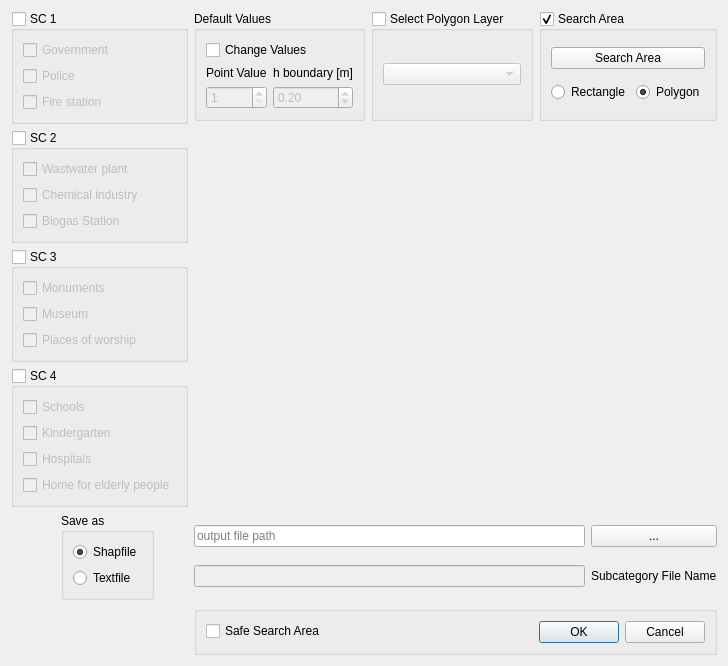
<?xml version="1.0" encoding="UTF-8"?>
<ui version="4.0">
 <class>Dialog</class>
 <widget class="QDialog" name="Dialog">
  <property name="geometry">
   <rect>
    <x>0</x>
    <y>0</y>
    <width>780</width>
    <height>665</height>
   </rect>
  </property>
  <property name="maximumSize">
   <size>
    <width>780</width>
    <height>665</height>
   </size>
  </property>
  <property name="windowTitle">
   <string>OSM Point Import for ProMaIDes SC-Module</string>
  </property>
  <property name="sizeGripEnabled">
   <bool>false</bool>
  </property>
  <layout class="QGridLayout" name="gridLayout" rowstretch="0,0,0,0,0,0,0,0,0,0,0,0" columnstretch="0,0,0,0,0,0,0,0,0">
   <property name="sizeConstraint">
    <enum>QLayout::SetFixedSize</enum>
   </property>
   <property name="leftMargin">
    <number>11</number>
   </property>
   <property name="topMargin">
    <number>11</number>
   </property>
   <item row="11" column="5">
    <widget class="QPushButton" name="HelpButton">
     <property name="maximumSize">
      <size>
       <width>80</width>
       <height>50</height>
      </size>
     </property>
     <property name="layoutDirection">
      <enum>Qt::LeftToRight</enum>
     </property>
     <property name="styleSheet">
      <string notr="true">QPushButton {
    color: #333;
    border: 0px solid #555;
    border-radius: 0px;
    border-style: outset;
    background: transparent;
    padding: 5px;
    }

</string>
     </property>
     <property name="text">
      <string/>
     </property>
     <property name="icon">
      <iconset>
       <normaloff>../icons/HelpButton.png</normaloff>../icons/HelpButton.png</iconset>
     </property>
     <property name="iconSize">
      <size>
       <width>25</width>
       <height>25</height>
      </size>
     </property>
    </widget>
   </item>
   <item row="9" column="5">
    <widget class="QGroupBox" name="groupBox">
     <property name="title">
      <string>Save as </string>
     </property>
     <layout class="QVBoxLayout" name="verticalLayout_5">
      <item>
       <widget class="QRadioButton" name="Shp_Button">
        <property name="text">
         <string>Shapfile</string>
        </property>
        <property name="checked">
         <bool>true</bool>
        </property>
        <attribute name="buttonGroup">
         <string notr="true">buttonGroup</string>
        </attribute>
       </widget>
      </item>
      <item>
       <widget class="QRadioButton" name="Txt_Button">
        <property name="enabled">
         <bool>true</bool>
        </property>
        <property name="text">
         <string>Textfile</string>
        </property>
        <property name="checked">
         <bool>false</bool>
        </property>
        <attribute name="buttonGroup">
         <string notr="true">buttonGroup</string>
        </attribute>
       </widget>
      </item>
     </layout>
    </widget>
   </item>
   <item row="0" column="2" colspan="6">
    <layout class="QVBoxLayout" name="verticalLayout_8">
     <item>
      <widget class="QgsCollapsibleGroupBox" name="SC1Box">
       <property name="minimumSize">
        <size>
         <width>0</width>
         <height>0</height>
        </size>
       </property>
       <property name="maximumSize">
        <size>
         <width>16777215</width>
         <height>16777215</height>
        </size>
       </property>
       <property name="toolTip">
        <string>Public buildings</string>
       </property>
       <property name="styleSheet">
        <string notr="true">QgsCollapsibleGroupBoxBasic::title, QgsCollapsibleGroupBox::title {  subcontrol-origin: margin;  subcontrol-position: top left;  margin-left: 20px;  margin-right: 5px;  left: 0px;  top: 1px;}QgsCollapsibleGroupBoxBasic::title, QgsCollapsibleGroupBox::title {  subcontrol-origin: margin;  subcontrol-position: top left;  margin-left: 20px;  margin-right: 5px;  left: 0px;  top: 2px;}QgsCollapsibleGroupBoxBasic::title, QgsCollapsibleGroupBox::title {  subcontrol-origin: margin;  subcontrol-position: top left;  margin-left: 20px;  margin-right: 5px;  left: 0px;  top: 1px;}QgsCollapsibleGroupBoxBasic::title, QgsCollapsibleGroupBox::title {  subcontrol-origin: margin;  subcontrol-position: top left;  margin-left: 20px;  margin-right: 5px;  left: 0px;  top: 1px;}QgsCollapsibleGroupBoxBasic::title, QgsCollapsibleGroupBox::title {  subcontrol-origin: margin;  subcontrol-position: top left;  margin-left: 20px;  margin-right: 5px;  left: 0px;  top: 1px;}QgsCollapsibleGroupBoxBasic::title, QgsCollapsibleGroupBox::title {  subcontrol-origin: margin;  subcontrol-position: top left;  margin-left: 20px;  margin-right: 5px;  left: 0px;  top: 1px;}QgsCollapsibleGroupBoxBasic::title, QgsCollapsibleGroupBox::title {  subcontrol-origin: margin;  subcontrol-position: top left;  margin-left: 20px;  margin-right: 5px;  left: 0px;  top: 1px;}QgsCollapsibleGroupBoxBasic::title, QgsCollapsibleGroupBox::title {  subcontrol-origin: margin;  subcontrol-position: top left;  margin-left: 20px;  margin-right: 5px;  left: 0px;  top: 1px;}QgsCollapsibleGroupBoxBasic::title, QgsCollapsibleGroupBox::title {  subcontrol-origin: margin;  subcontrol-position: top left;  margin-left: 20px;  margin-right: 5px;  left: 0px;  top: 1px;}</string>
       </property>
       <property name="title">
        <string>SC 1</string>
       </property>
       <property name="flat">
        <bool>true</bool>
       </property>
       <property name="checkable">
        <bool>true</bool>
       </property>
       <property name="checked">
        <bool>false</bool>
       </property>
       <property name="collapsed">
        <bool>false</bool>
       </property>
       <property name="saveCheckedState">
        <bool>true</bool>
       </property>
       <layout class="QVBoxLayout" name="verticalLayout">
        <item>
         <widget class="QCheckBox" name="checkBox_government">
          <property name="text">
           <string>Government</string>
          </property>
         </widget>
        </item>
        <item>
         <widget class="QCheckBox" name="checkBox_police">
          <property name="text">
           <string>Police</string>
          </property>
         </widget>
        </item>
        <item>
         <widget class="QCheckBox" name="checkBox_fire_station">
          <property name="text">
           <string>Fire station</string>
          </property>
         </widget>
        </item>
       </layout>
      </widget>
     </item>
     <item>
      <widget class="QgsCollapsibleGroupBox" name="SC2Box">
       <property name="minimumSize">
        <size>
         <width>0</width>
         <height>0</height>
        </size>
       </property>
       <property name="maximumSize">
        <size>
         <width>16777215</width>
         <height>16777215</height>
        </size>
       </property>
       <property name="toolTip">
        <string>Areas or buildings with environmentally hazardous substances</string>
       </property>
       <property name="styleSheet">
        <string notr="true">QgsCollapsibleGroupBoxBasic::title, QgsCollapsibleGroupBox::title {  subcontrol-origin: margin;  subcontrol-position: top left;  margin-left: 20px;  margin-right: 5px;  left: 0px;  top: 1px;}QgsCollapsibleGroupBoxBasic::title, QgsCollapsibleGroupBox::title {  subcontrol-origin: margin;  subcontrol-position: top left;  margin-left: 20px;  margin-right: 5px;  left: 0px;  top: 2px;}QgsCollapsibleGroupBoxBasic::title, QgsCollapsibleGroupBox::title {  subcontrol-origin: margin;  subcontrol-position: top left;  margin-left: 20px;  margin-right: 5px;  left: 0px;  top: 1px;}QgsCollapsibleGroupBoxBasic::title, QgsCollapsibleGroupBox::title {  subcontrol-origin: margin;  subcontrol-position: top left;  margin-left: 20px;  margin-right: 5px;  left: 0px;  top: 1px;}QgsCollapsibleGroupBoxBasic::title, QgsCollapsibleGroupBox::title {  subcontrol-origin: margin;  subcontrol-position: top left;  margin-left: 20px;  margin-right: 5px;  left: 0px;  top: 1px;}QgsCollapsibleGroupBoxBasic::title, QgsCollapsibleGroupBox::title {  subcontrol-origin: margin;  subcontrol-position: top left;  margin-left: 20px;  margin-right: 5px;  left: 0px;  top: 1px;}QgsCollapsibleGroupBoxBasic::title, QgsCollapsibleGroupBox::title {  subcontrol-origin: margin;  subcontrol-position: top left;  margin-left: 20px;  margin-right: 5px;  left: 0px;  top: 1px;}QgsCollapsibleGroupBoxBasic::title, QgsCollapsibleGroupBox::title {  subcontrol-origin: margin;  subcontrol-position: top left;  margin-left: 20px;  margin-right: 5px;  left: 0px;  top: 1px;}QgsCollapsibleGroupBoxBasic::title, QgsCollapsibleGroupBox::title {  subcontrol-origin: margin;  subcontrol-position: top left;  margin-left: 20px;  margin-right: 5px;  left: 0px;  top: 1px;}</string>
       </property>
       <property name="title">
        <string>SC 2 </string>
       </property>
       <property name="flat">
        <bool>true</bool>
       </property>
       <property name="checkable">
        <bool>true</bool>
       </property>
       <property name="checked">
        <bool>false</bool>
       </property>
       <property name="collapsed">
        <bool>false</bool>
       </property>
       <property name="saveCheckedState">
        <bool>true</bool>
       </property>
       <layout class="QVBoxLayout" name="verticalLayout_2">
        <item>
         <widget class="QCheckBox" name="checkBox_wastewater">
          <property name="text">
           <string>Wastwater plant</string>
          </property>
         </widget>
        </item>
        <item>
         <widget class="QCheckBox" name="checkBox_chemical">
          <property name="text">
           <string>Chemical industry</string>
          </property>
         </widget>
        </item>
        <item>
         <widget class="QCheckBox" name="checkBox_biogas">
          <property name="text">
           <string>Biogas Station</string>
          </property>
         </widget>
        </item>
       </layout>
      </widget>
     </item>
     <item>
      <widget class="QgsCollapsibleGroupBox" name="SC3Box">
       <property name="minimumSize">
        <size>
         <width>0</width>
         <height>0</height>
        </size>
       </property>
       <property name="maximumSize">
        <size>
         <width>16777215</width>
         <height>16777215</height>
        </size>
       </property>
       <property name="toolTip">
        <string>Cultural heritage</string>
       </property>
       <property name="styleSheet">
        <string notr="true">QgsCollapsibleGroupBoxBasic::title, QgsCollapsibleGroupBox::title {  subcontrol-origin: margin;  subcontrol-position: top left;  margin-left: 20px;  margin-right: 5px;  left: 0px;  top: 1px;}QgsCollapsibleGroupBoxBasic::title, QgsCollapsibleGroupBox::title {  subcontrol-origin: margin;  subcontrol-position: top left;  margin-left: 20px;  margin-right: 5px;  left: 0px;  top: 2px;}QgsCollapsibleGroupBoxBasic::title, QgsCollapsibleGroupBox::title {  subcontrol-origin: margin;  subcontrol-position: top left;  margin-left: 20px;  margin-right: 5px;  left: 0px;  top: 1px;}QgsCollapsibleGroupBoxBasic::title, QgsCollapsibleGroupBox::title {  subcontrol-origin: margin;  subcontrol-position: top left;  margin-left: 20px;  margin-right: 5px;  left: 0px;  top: 1px;}QgsCollapsibleGroupBoxBasic::title, QgsCollapsibleGroupBox::title {  subcontrol-origin: margin;  subcontrol-position: top left;  margin-left: 20px;  margin-right: 5px;  left: 0px;  top: 1px;}QgsCollapsibleGroupBoxBasic::title, QgsCollapsibleGroupBox::title {  subcontrol-origin: margin;  subcontrol-position: top left;  margin-left: 20px;  margin-right: 5px;  left: 0px;  top: 1px;}QgsCollapsibleGroupBoxBasic::title, QgsCollapsibleGroupBox::title {  subcontrol-origin: margin;  subcontrol-position: top left;  margin-left: 20px;  margin-right: 5px;  left: 0px;  top: 1px;}QgsCollapsibleGroupBoxBasic::title, QgsCollapsibleGroupBox::title {  subcontrol-origin: margin;  subcontrol-position: top left;  margin-left: 20px;  margin-right: 5px;  left: 0px;  top: 1px;}QgsCollapsibleGroupBoxBasic::title, QgsCollapsibleGroupBox::title {  subcontrol-origin: margin;  subcontrol-position: top left;  margin-left: 20px;  margin-right: 5px;  left: 0px;  top: 1px;}</string>
       </property>
       <property name="title">
        <string>SC 3</string>
       </property>
       <property name="flat">
        <bool>true</bool>
       </property>
       <property name="checkable">
        <bool>true</bool>
       </property>
       <property name="checked">
        <bool>false</bool>
       </property>
       <property name="collapsed">
        <bool>false</bool>
       </property>
       <property name="saveCheckedState">
        <bool>true</bool>
       </property>
       <layout class="QVBoxLayout" name="verticalLayout_3">
        <item>
         <widget class="QCheckBox" name="checkBox_monuments">
          <property name="text">
           <string>Monuments</string>
          </property>
         </widget>
        </item>
        <item>
         <widget class="QCheckBox" name="checkBox_museum">
          <property name="text">
           <string>Museum</string>
          </property>
         </widget>
        </item>
        <item>
         <widget class="QCheckBox" name="checkBox_worship">
          <property name="text">
           <string>Places of worship</string>
          </property>
         </widget>
        </item>
       </layout>
      </widget>
     </item>
     <item>
      <widget class="QgsCollapsibleGroupBox" name="SC4Box">
       <property name="minimumSize">
        <size>
         <width>0</width>
         <height>0</height>
        </size>
       </property>
       <property name="maximumSize">
        <size>
         <width>16777215</width>
         <height>16777215</height>
        </size>
       </property>
       <property name="toolTip">
        <string>Buildings with endangered people</string>
       </property>
       <property name="styleSheet">
        <string notr="true">QgsCollapsibleGroupBoxBasic::title, QgsCollapsibleGroupBox::title {  subcontrol-origin: margin;  subcontrol-position: top left;  margin-left: 20px;  margin-right: 5px;  left: 0px;  top: 1px;}QgsCollapsibleGroupBoxBasic::title, QgsCollapsibleGroupBox::title {  subcontrol-origin: margin;  subcontrol-position: top left;  margin-left: 20px;  margin-right: 5px;  left: 0px;  top: 2px;}QgsCollapsibleGroupBoxBasic::title, QgsCollapsibleGroupBox::title {  subcontrol-origin: margin;  subcontrol-position: top left;  margin-left: 20px;  margin-right: 5px;  left: 0px;  top: 1px;}QgsCollapsibleGroupBoxBasic::title, QgsCollapsibleGroupBox::title {  subcontrol-origin: margin;  subcontrol-position: top left;  margin-left: 20px;  margin-right: 5px;  left: 0px;  top: 1px;}QgsCollapsibleGroupBoxBasic::title, QgsCollapsibleGroupBox::title {  subcontrol-origin: margin;  subcontrol-position: top left;  margin-left: 20px;  margin-right: 5px;  left: 0px;  top: 1px;}QgsCollapsibleGroupBoxBasic::title, QgsCollapsibleGroupBox::title {  subcontrol-origin: margin;  subcontrol-position: top left;  margin-left: 20px;  margin-right: 5px;  left: 0px;  top: 1px;}QgsCollapsibleGroupBoxBasic::title, QgsCollapsibleGroupBox::title {  subcontrol-origin: margin;  subcontrol-position: top left;  margin-left: 20px;  margin-right: 5px;  left: 0px;  top: 1px;}QgsCollapsibleGroupBoxBasic::title, QgsCollapsibleGroupBox::title {  subcontrol-origin: margin;  subcontrol-position: top left;  margin-left: 20px;  margin-right: 5px;  left: 0px;  top: 1px;}QgsCollapsibleGroupBoxBasic::title, QgsCollapsibleGroupBox::title {  subcontrol-origin: margin;  subcontrol-position: top left;  margin-left: 20px;  margin-right: 5px;  left: 0px;  top: 1px;}</string>
       </property>
       <property name="title">
        <string>SC 4</string>
       </property>
       <property name="flat">
        <bool>true</bool>
       </property>
       <property name="checkable">
        <bool>true</bool>
       </property>
       <property name="checked">
        <bool>false</bool>
       </property>
       <property name="collapsed">
        <bool>false</bool>
       </property>
       <property name="saveCheckedState">
        <bool>true</bool>
       </property>
       <layout class="QVBoxLayout" name="verticalLayout_4">
        <item>
         <widget class="QCheckBox" name="checkBox_schools">
          <property name="text">
           <string>Schools</string>
          </property>
         </widget>
        </item>
        <item>
         <widget class="QCheckBox" name="checkBox_kindergarten">
          <property name="text">
           <string>Kindergarten</string>
          </property>
         </widget>
        </item>
        <item>
         <widget class="QCheckBox" name="checkBox_hospitals">
          <property name="text">
           <string>Hospitals</string>
          </property>
         </widget>
        </item>
        <item>
         <widget class="QCheckBox" name="checkBox_eldery">
          <property name="text">
           <string>Home for elderly people</string>
          </property>
         </widget>
        </item>
       </layout>
      </widget>
     </item>
    </layout>
   </item>
   <item row="9" column="8">
    <layout class="QGridLayout" name="gridLayout_5">
     <item row="0" column="0">
      <widget class="QLineEdit" name="filename_edit">
       <property name="text">
        <string/>
       </property>
       <property name="placeholderText">
        <string>output file path</string>
       </property>
      </widget>
     </item>
     <item row="0" column="1">
      <widget class="QPushButton" name="browse_button">
       <property name="text">
        <string>...</string>
       </property>
      </widget>
     </item>
     <item row="1" column="0">
      <widget class="QLineEdit" name="subcategory_edit">
       <property name="enabled">
        <bool>false</bool>
       </property>
      </widget>
     </item>
     <item row="1" column="1">
      <widget class="QLabel" name="label_3">
       <property name="text">
        <string>Subcategory File Name</string>
       </property>
      </widget>
     </item>
    </layout>
   </item>
   <item row="0" column="8">
    <layout class="QGridLayout" name="gridLayout_3">
     <item row="1" column="1">
      <spacer name="verticalSpacer">
       <property name="orientation">
        <enum>Qt::Vertical</enum>
       </property>
       <property name="sizeHint" stdset="0">
        <size>
         <width>20</width>
         <height>40</height>
        </size>
       </property>
      </spacer>
     </item>
     <item row="0" column="3">
      <widget class="QGroupBox" name="groupBox_searchArea">
       <property name="maximumSize">
        <size>
         <width>185</width>
         <height>113</height>
        </size>
       </property>
       <property name="title">
        <string>Search Area</string>
       </property>
       <property name="checkable">
        <bool>true</bool>
       </property>
       <layout class="QGridLayout" name="gridLayout_4">
        <item row="0" column="0" colspan="2">
         <widget class="QPushButton" name="button_searchArea">
          <property name="text">
           <string>Search Area</string>
          </property>
          <property name="checkable">
           <bool>true</bool>
          </property>
         </widget>
        </item>
        <item row="1" column="1">
         <widget class="QRadioButton" name="Poly_Button">
          <property name="text">
           <string>Polygon</string>
          </property>
          <property name="checked">
           <bool>true</bool>
          </property>
         </widget>
        </item>
        <item row="1" column="0">
         <widget class="QRadioButton" name="Rect_Button">
          <property name="text">
           <string>Rectangle</string>
          </property>
          <property name="checked">
           <bool>false</bool>
          </property>
         </widget>
        </item>
       </layout>
      </widget>
     </item>
     <item row="0" column="1">
      <widget class="QGroupBox" name="DefaultBox">
       <property name="enabled">
        <bool>true</bool>
       </property>
       <property name="maximumSize">
        <size>
         <width>285</width>
         <height>113</height>
        </size>
       </property>
       <property name="title">
        <string>Default Values</string>
       </property>
       <property name="flat">
        <bool>true</bool>
       </property>
       <property name="checkable">
        <bool>false</bool>
       </property>
       <property name="checked">
        <bool>false</bool>
       </property>
       <layout class="QGridLayout" name="gridLayout_2">
        <item row="2" column="1">
         <widget class="QDoubleSpinBox" name="boundaryBox">
          <property name="enabled">
           <bool>false</bool>
          </property>
          <property name="specialValueText">
           <string/>
          </property>
          <property name="prefix">
           <string/>
          </property>
          <property name="suffix">
           <string/>
          </property>
          <property name="singleStep">
           <double>0.100000000000000</double>
          </property>
          <property name="value">
           <double>0.200000000000000</double>
          </property>
         </widget>
        </item>
        <item row="2" column="0">
         <widget class="QSpinBox" name="PointBox">
          <property name="enabled">
           <bool>false</bool>
          </property>
          <property name="minimum">
           <number>1</number>
          </property>
          <property name="maximum">
           <number>4</number>
          </property>
         </widget>
        </item>
        <item row="1" column="0">
         <widget class="QLabel" name="label">
          <property name="text">
           <string>Point Value</string>
          </property>
         </widget>
        </item>
        <item row="1" column="1">
         <widget class="QLabel" name="label_2">
          <property name="text">
           <string>h boundary [m]</string>
          </property>
         </widget>
        </item>
        <item row="0" column="0" colspan="2">
         <widget class="QCheckBox" name="ChangeBox">
          <property name="enabled">
           <bool>true</bool>
          </property>
          <property name="text">
           <string>Change Values</string>
          </property>
         </widget>
        </item>
       </layout>
      </widget>
     </item>
     <item row="0" column="2">
      <widget class="QGroupBox" name="groupBox_selectLayer">
       <property name="title">
        <string>Select Polygon Layer</string>
       </property>
       <property name="checkable">
        <bool>true</bool>
       </property>
       <property name="checked">
        <bool>false</bool>
       </property>
       <layout class="QGridLayout" name="gridLayout_6">
        <item row="0" column="0">
         <widget class="QgsMapLayerComboBox" name="Layer_ComboBox"/>
        </item>
       </layout>
      </widget>
     </item>
    </layout>
   </item>
   <item row="11" column="8">
    <widget class="QGroupBox" name="groupBox_2">
     <property name="autoFillBackground">
      <bool>false</bool>
     </property>
     <property name="title">
      <string/>
     </property>
     <property name="flat">
      <bool>true</bool>
     </property>
     <layout class="QFormLayout" name="formLayout">
      <item row="0" column="0">
       <widget class="QCheckBox" name="checkBox_safeArea">
        <property name="text">
         <string>Safe Search Area</string>
        </property>
       </widget>
      </item>
      <item row="0" column="1">
       <widget class="QDialogButtonBox" name="button_box">
        <property name="orientation">
         <enum>Qt::Horizontal</enum>
        </property>
        <property name="standardButtons">
         <set>QDialogButtonBox::Cancel|QDialogButtonBox::Ok</set>
        </property>
        <property name="centerButtons">
         <bool>false</bool>
        </property>
       </widget>
      </item>
     </layout>
    </widget>
   </item>
  </layout>
 </widget>
 <customwidgets>
  <customwidget>
   <class>QgsCollapsibleGroupBox</class>
   <extends>QGroupBox</extends>
   <header>qgscollapsiblegroupbox.h</header>
   <container>1</container>
  </customwidget>
  <customwidget>
   <class>QgsMapLayerComboBox</class>
   <extends>QComboBox</extends>
   <header>qgsmaplayercombobox.h</header>
  </customwidget>
 </customwidgets>
 <resources/>
 <connections>
  <connection>
   <sender>button_box</sender>
   <signal>accepted()</signal>
   <receiver>Dialog</receiver>
   <slot>accept()</slot>
   <hints>
    <hint type="sourcelabel">
     <x>248</x>
     <y>254</y>
    </hint>
    <hint type="destinationlabel">
     <x>157</x>
     <y>274</y>
    </hint>
   </hints>
  </connection>
  <connection>
   <sender>button_box</sender>
   <signal>rejected()</signal>
   <receiver>Dialog</receiver>
   <slot>reject()</slot>
   <hints>
    <hint type="sourcelabel">
     <x>316</x>
     <y>260</y>
    </hint>
    <hint type="destinationlabel">
     <x>286</x>
     <y>274</y>
    </hint>
   </hints>
  </connection>
 </connections>
 <buttongroups>
  <buttongroup name="buttonGroup"/>
 </buttongroups>
</ui>
